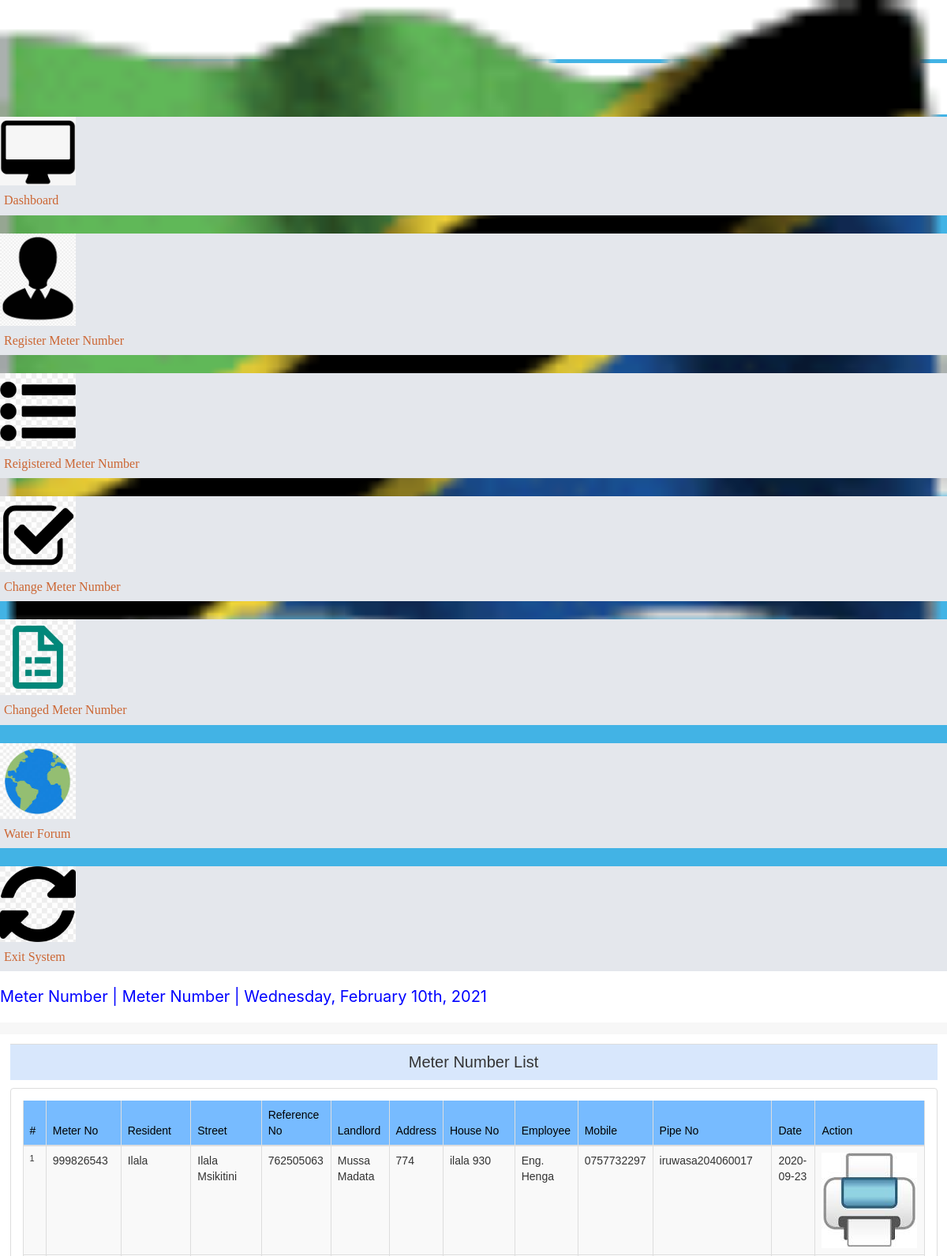
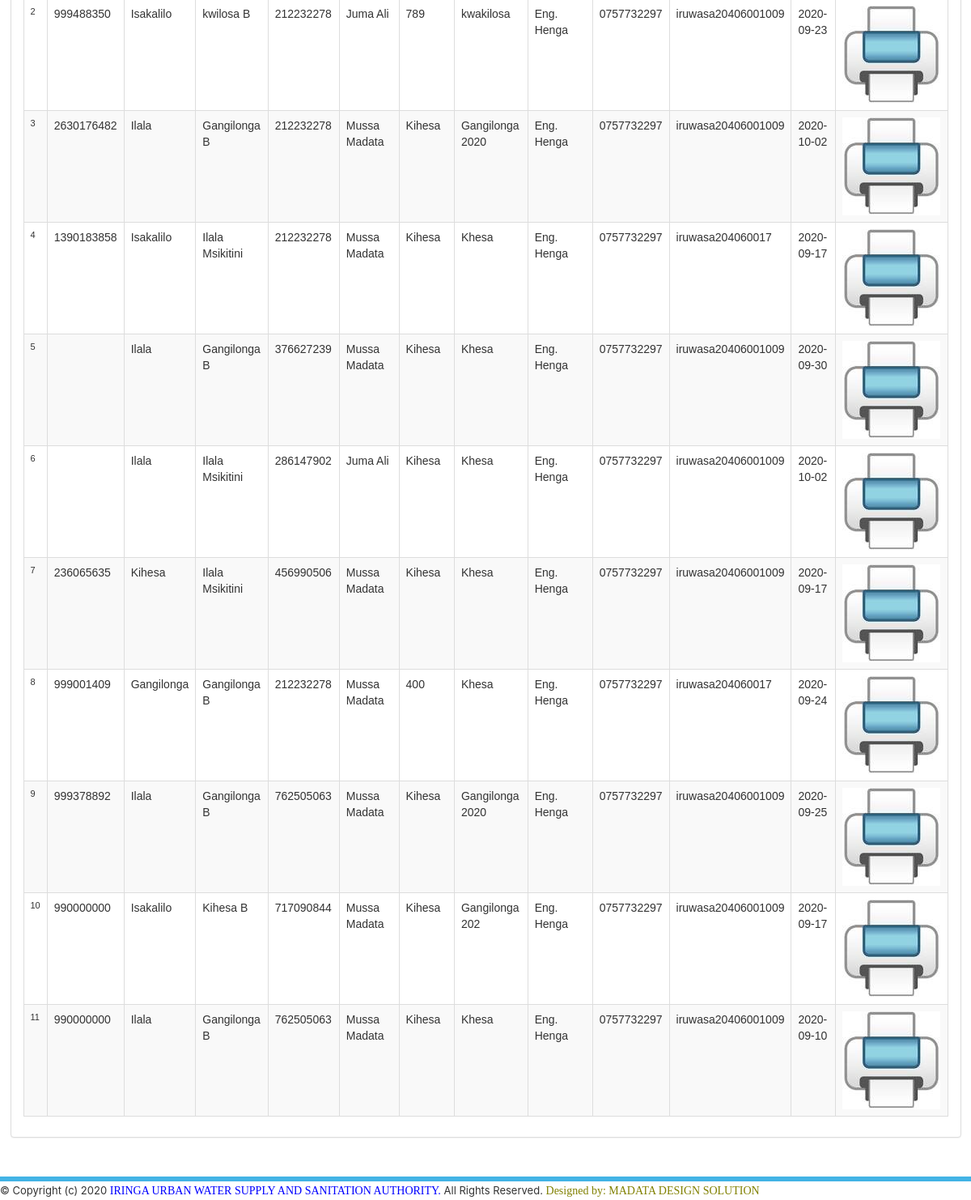
/meter/meter_detail.php (signed in), run on the app's committed database (2 pictures, top to bottom).
### tables this page shows
CREATE TABLE `tbmeter` (
  `id` int(11) UNSIGNED NOT NULL,
  `INumber` varchar(40) DEFAULT NULL,
  `Resident` varchar(40) DEFAULT NULL,
  `Street` varchar(40) DEFAULT NULL,
  `Reference` varchar(40) DEFAULT NULL,
  `Landlord` varchar(255) DEFAULT NULL,
  `Address` varchar(40) DEFAULT NULL,
  `HNumber` varchar(40) DEFAULT NULL,
  `Employee` varchar(40) DEFAULT NULL,
  `Email` varchar(40) DEFAULT NULL,
  `Mobile` varchar(40) DEFAULT NULL,
  `NPipe` varchar(40) DEFAULT NULL,
  `Installation` varchar(40) DEFAULT NULL,
  `Date` varchar(40) DEFAULT NULL,
  `Reason` varchar(40) DEFAULT NULL
);

### meter/meter_detail.php (the view, shortened to what this page needs)
<?php
include('includes/dbconnection.php');
if(strlen($_SESSION['login'])==0)
{
header('location:index.php');
}
else {
?>
<!doctype html>
<html lang="en">
<head>
<head>
<link rel="stylesheet" href="css/style.css"type="text/css">
<link href="css/main-css.css"rel="stylesheet">
<link href="css/style.min.css" rel="stylesheet">
<link rel="stylesheet" href="css/util-css.css"type="text/css">
<link href="css/bootstrap.css"rel="stylesheet">
<link rel="stylesheet" href="css/style_main.css"type="text/css">
<link rel="stylesheet" href="css/global.css"type="text/css">
<link rel="stylesheet" href="css/table.css"type="text/css">
<link rel="stylesheet" href="css/main-min.css"type="text/css">
<link href="css/font-awesome.min.css"rel="stylesheet"type="text/css">
<link href="css/dataTable.bootstrap.css"rel="stylesheet">
<link href="css/min.css"rel="stylesheet" />
<link href="assets/css/bootstrap.css" rel="stylesheet" />
    <link href="assets/css/font-awesome.css" rel="stylesheet" />
    <link href="assets/css/custom-styles.css" rel="stylesheet" />
    <link href="assets/js/dataTables/dataTables.bootstrap.css" rel="stylesheet" />
<link rel="stylesheet" type="text/css" href="css/dataTables.bootstrap4"/>
<link href="css/main.css" rel="stylesheet">
<link href="css/select.min.css"rel="stylesheet">
<link rel="stylesheet" href="css/jquery-ui.css">
<head>
</head>
</head>
<body id="style-6">
<div class="app-container app-theme-white body-tabs-shadow fixed-sidebar fixed-header">
<div class="app-header header-shadow header_banner" style=" height: 80px;">
<div class="app-header__logo">
<div class="">
</div>
<div class="header__pane ml-auto">
<div>
</div>
</div>
</div>
<div class="app-header__mobile-menu">
<div>
</div>
</div>
<div class="app-header__menu">
<span>
</span>
</div>
<div class="app-header__content">
<div class="app-header-left" style="width: 100%; text-align: center;display: block;">
<h3 style="padding-bottom: 0px; margin-bottom: 0px; font-size:22px;color:blue;">IRINGA URBAN WATER SUPPLY AND SANITATION AUTHORITY</h3>
<span style="color:olive; font-size:16px;">Water Management Information System</span>
</div>
<div class="app-header-right">
<div class="header-btn-lg pr-0">
<div class="widget-content p-0">
<div class="widget-content-wrapper">
<div class="widget-content-left">
<div class="btn-group">
<a aria-expanded="false"><img src="img/2.png" class="rounded-circle" width="60"></a>
</div>
</div>
</div>
</div>
</div>
</div></div>
</div>
<div class="app-main" id="style-6"><div class="app-sidebar sidebar-shadow">
<div class="app-header__logo">
<div class="header__pane ml-auto">
<div>
</div>
</div>
</div>
<div class="app-header__mobile-menu">
<div>
</div>
</div>
<div class="app-header__menu"><span>
</span>
</div>
<div class="scrollbar-sidebar"style="background: #42B3E5;">
<div class="app-sidebar__inner">
<ul class="vertical-nav-menu">
<li style="margin-top: 25px;" >
<a href="dashboard.php" class="card" style="background-color: #E4E7EC">
<img src="fonts/29.png" width="8%">
<span style="font-size:16px;padding:5px;">Dashboard</span>
</a>
</li>
<li style="margin-top: 5px;font-size: 12px;">
<a href="register_meter.php" class="card" style="background-color: #E4E7EC">
<img src="fonts/22.png" width="8%">
<span style="font-size:16px;padding:5px;">Register Meter Number &nbsp;<span style="float: right"></span>
</a>
</li>
<li style="margin-top: 5px; font-size: 12px;">
<a href="meter_detail.php" class="card " style="background-color: #E4E7EC">
<img src="fonts/6.jpg" width="8%">
</i><span style="font-size:16px;padding:5px;">Reigistered Meter Number<span style="float: right"></span>
</a>
</li>
<li style="margin-top: 5px; font-size: 12px;">
<a href="change_meter.php" class="card" style="background-color: #E4E7EC">
<img src="fonts/2.jpg" width="8%">
<span style="font-size:16px;padding:5px;">Change Meter Number &nbsp;<span style="float: right"></span>
</a>
</li>
<li style="margin-top: 5px; font-size: 12px;">
<a href="new_meter_detail.php" class="card" style="background-color: #E4E7EC">
<img src="fonts/10.jpg" width="8%">
<span style="font-size:16px;padding:5px;">Changed Meter Number &nbsp;<span style="float: right"></span>
</a>
</li>
<li style="margin-top: 5px;font-size: 12px;">
<a href="forum.php" class="card" style="background-color: #E4E7EC">
<img src="fonts/28.jpg" width="8%">
<span style="font-size:16px;padding:5px;">Water Forum &nbsp;<span style="float: right"></span>
</a>
</li>
<li style="margin-top: 5px;font-size: 12px;">
<a href="index.php" class="card" style="background-color: #E4E7EC">
<img src="fonts/11.jpg" width="8%">
<span style="font-size:16px;padding:5px;">Exit  System &nbsp;<span style="float: right"></span>
</a></li></ul></div>
</div>
</div>
<div class="app-main__outer">
<div class="app-main__inner">
<div class="main-content">
<div class="app-page-title">
<div class="page-title-wrapper">
<div class="page-title-heading">
<div>
<div class="page-title-subheading">
<h5 style="font-size:20px; color:blue;">Meter Number | Meter Number |
<?php
$date = new DateTime();
echo $date->format('l, F jS, Y');
?></h5>
</div>
</div>
</div>
</div>
</div>
<div class="mb-3 card card-shadow-info">
<div class="card-header">
</div>
<div class="card-body">
<div class="tab-content">
<div class="tab-pane active" role="tabpanel">
<table class="table">
<tr class="form4">
<td colspan="3"align="center"style="font-size:20px;">Meter Number List</td>
</tr>
</table>
<div class="row">
<div class="col-md-12">
<div class="panel panel-default">
<div class="panel-body">
<div class="table-responsive">
<table class="table table-striped table-bordered table-hover" id="dataTables-example">
<thead>
<tr>
<th>#</th>
<th>Meter No</th>
<th>Resident</th>
<th>Street</th>
<th>Reference No</th>
<th>Landlord</th>
<th>Address</th>
<th>House No</th>
<th>Employee</th>
<th>Mobile</th>
<th>Pipe No</th>
<th>Date</th>
<th>Action</th>
</tr>
</thead>
<tbody>
<?php
$ret=mysqli_query($con,"select *from  tbmeter");
$cnt=1;
while ($row=mysqli_fetch_array($ret)) {
?>
<tr><td><?php echo $cnt;?></td>
<td style="font-size: 14px;"><?php  echo $row['INumber'];?></td>
<td style="font-size: 14px;"><?php  echo $row['Resident'];?></td>
<td style="font-size: 14px;"><?php  echo $row['Street'];?></td>
<td style="font-size: 14px;"><?php  echo $row['Reference'];?></td>
<td style="font-size: 14px;"><?php  echo $row['Landlord'];?></td>
<td style="font-size: 14px;"><?php  echo $row['Address'];?></td>
<td style="font-size: 14px;"><?php  echo $row['HNumber'];?></td>
<td style="font-size: 14px;"><?php  echo $row['Employee'];?></td>
<td style="font-size: 14px;"><?php  echo $row['Mobile'];?></td>
<td style="font-size: 14px;"><?php  echo $row['NPipe'];?></td>
<td style="font-size: 14px;"><?php  echo $row['Date'];?></td>
<td style="font-size: 14px;"><a href="meter_print.php?printid=<?php echo $row['id'];?>" style="font-size: 14px;"><img src="img/6.jpg" height="40%"></a></td>
</tr>
<?php
$cnt=$cnt+1;
}?>
</tbody>
</table></div></div></div></div></div>
</div>
</div>
</div>
</div>
</div></div>
<div class="app-wrapper-footer" style="border-top: 6px solid #42B3E5; margin-top: 15px;">
<div class="app-footer">
<div class="app-footer__inner">
<div class="app-footer-left"style="font-size:13px;">
© Copyright (c) 2020 <a href=""style="color:blue;">IRINGA URBAN WATER SUPPLY AND SANITATION AUTHORITY.</a> All Rights Reserved. <a href=""style="color:olive;"> Designed by: MADATA DESIGN SOLUTION</a>
</div>
</div>
</div>
</div>
</div>
</body>
</html>
<?php } ?>

### meter/css/main-css.css (style rules this page uses)
* { margin: 0px; padding: 0px; box-sizing: border-box; }
body, html { height: 100%; font-family: Poppins-Regular, sans-serif; }
a { font-family: Poppins-Regular; font-size: 14px; line-height: 1.7; color: #666666; margin: 0px; transition: all 0.4s; -webkit-transition: all 0.4s; -o-transition: all 0.4s; -moz-transition: all 0.4s; }
h1,h2,h3,h4,h5,h6 { margin: 0px; }
ul, li { margin: 0px; list-style-type: none; }

### meter/css/global.css (style rules this page uses)
html body { color:#333333 }
html>body { color:#333333 }
a:link { color: #CC6633; }
ul { list-style: none; }
ul li { padding-top:3px; }
H3 { font-family: Verdana, Arial, Helvetica, sans-serif; font-size: 16px; font-weight: normal; color: #000000; margin-bottom: 5px; margin-left: 5px; }
TH { font-family: Verdana, Arial, Helvetica, sans-serif; font-size: 14px; font-weight: bold; color: #000000; background-color: #77BBFF; }

### meter/assets/css/custom-styles.css (style rules this page uses)
body { font-family: 'Open Sans', sans-serif; }
h1, .h1, h2, .h2, h3, .h3 { margin-top: 7px; margin-bottom: -5px; }

### meter/meter_detail.php (style rules this page uses)
.app-footer-left { display: block !important; }
.header_banner { border-bottom: 5px solid #42B3E5; position: relative; }
.app-page-title { padding: 8px 30px 8px 30px; margin: -8px -30px 8px; position: relative; }
.form4 { background-color: rgba(128, 179, 246, 0.31); }
td { font-family: Verdana, Arial, Helvetica, sans-serif;font-size: 11px;vertical-align: top;cursor: default; }
a:link { color: #CC6633; }

### data on the page
tbmeter: INumber "999826543", Resident "Ilala", Street "Ilala Msikitini", Reference "762505063", Landlord "Mussa Madata", Address "774", HNumber "ilala 930", Employee "Eng. Henga", Mobile "0757732297", NPipe "iruwasa204060017", Date "2020-09-23"
tbmeter: INumber "999488350", Resident "Isakalilo", Street "kwilosa B", Reference "212232278", Landlord "Juma Ali", Address "789", HNumber "kwakilosa", Employee "Eng. Henga", Mobile "0757732297", NPipe "iruwasa20406001009", Date "2020-09-23"
tbmeter: INumber "2630176482", Resident "Ilala", Street "Gangilonga B", Reference "212232278", Landlord "Mussa Madata", Address "Kihesa", HNumber "Gangilonga 2020", Employee "Eng. Henga", Mobile "0757732297", NPipe "iruwasa20406001009", Date "2020-10-02"
tbmeter: INumber "1390183858", Resident "Isakalilo", Street "Ilala Msikitini", Reference "212232278", Landlord "Mussa Madata", Address "Kihesa", HNumber "Khesa", Employee "Eng. Henga", Mobile "0757732297", NPipe "iruwasa204060017", Date "2020-09-17"
tbmeter: Resident "Ilala", Street "Gangilonga B", Reference "376627239", Landlord "Mussa Madata", Address "Kihesa", HNumber "Khesa", Employee "Eng. Henga", Mobile "0757732297", NPipe "iruwasa20406001009", Date "2020-09-30"
tbmeter: Resident "Ilala", Street "Ilala Msikitini", Reference "286147902", Landlord "Juma Ali", Address "Kihesa", HNumber "Khesa", Employee "Eng. Henga", Mobile "0757732297", NPipe "iruwasa20406001009", Date "2020-10-02"
tbmeter: INumber "236065635", Resident "Kihesa", Street "Ilala Msikitini", Reference "456990506", Landlord "Mussa Madata", Address "Kihesa", HNumber "Khesa", Employee "Eng. Henga", Mobile "0757732297", NPipe "iruwasa20406001009", Date "2020-09-17"
tbmeter: INumber "999001409", Resident "Gangilonga", Street "Gangilonga B", Reference "212232278", Landlord "Mussa Madata", Address "400", HNumber "Khesa", Employee "Eng. Henga", Mobile "0757732297", NPipe "iruwasa204060017", Date "2020-09-24"
tbmeter: INumber "999378892", Resident "Ilala", Street "Gangilonga B", Reference "762505063", Landlord "Mussa Madata", Address "Kihesa", HNumber "Gangilonga 2020", Employee "Eng. Henga", Mobile "0757732297", NPipe "iruwasa20406001009", Date "2020-09-25"
tbmeter: INumber "990000000", Resident "Isakalilo", Street "Kihesa B", Reference "717090844", Landlord "Mussa Madata", Address "Kihesa", HNumber "Gangilonga 202", Employee "Eng. Henga", Mobile "0757732297", NPipe "iruwasa20406001009", Date "2020-09-17"
tbmeter: INumber "990000000", Resident "Ilala", Street "Gangilonga B", Reference "762505063", Landlord "Mussa Madata", Address "Kihesa", HNumber "Khesa", Employee "Eng. Henga", Mobile "0757732297", NPipe "iruwasa20406001009", Date "2020-09-10"
